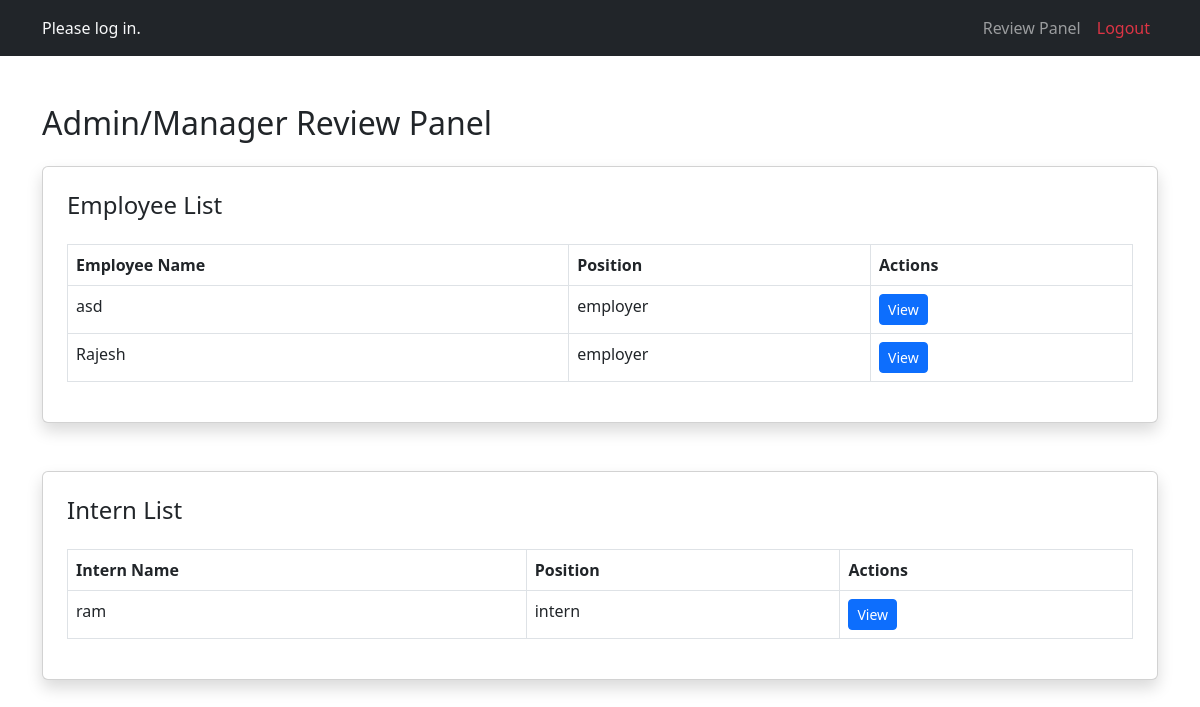
/manager_dashboard/, run on an earlier commit of the app's database.
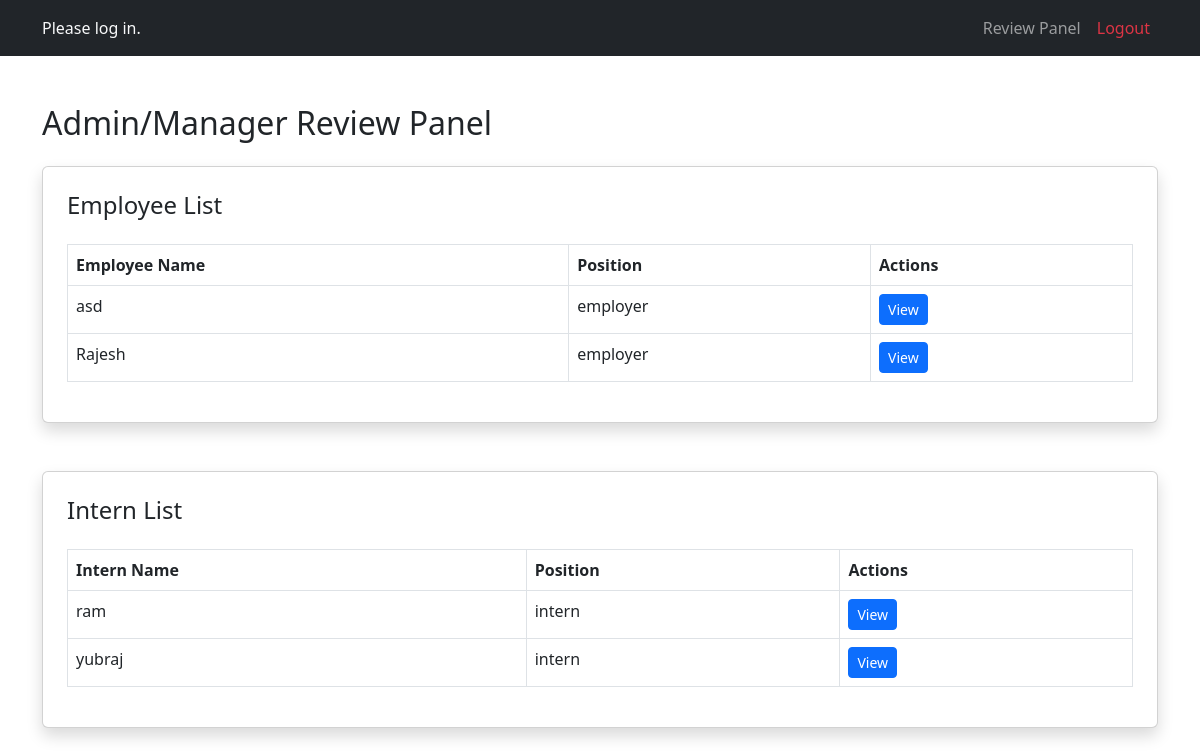
And on a later commit of the database.
### accounts/models.py (models this page shows, shortened)
class CustomUser(AbstractUser):
    user_type = models.CharField(max_length=10, choices=UserTypes.choices, default="")
    position = models.CharField(max_length=100, blank=True, null=True)

### accounts/views.py (the view)
# urls.py: path('manager_dashboard/', views.manager_dashboard, name="manager_dashboard"),
def manager_dashboard(request):
    employees = CustomUser.objects.filter(user_type=UserTypes.EMPLOYER)
    interns = CustomUser.objects.filter(user_type=UserTypes.INTERN)
    context = {
        'employees': employees,
        'interns': interns,
        'user': request.user
    }
    return render(request, "manager/manager_dashboard.html", context)

### templates/manager/manager_dashboard.html (shortened to what this page needs)
{% extends "extend/base.html" %}
{% load static %}
{% block content %}
    <div class="container my-5">
        <h2 class="mb-4">Admin/Manager Review Panel</h2>
        <div class="card p-4 shadow mb-5">
            <h4>Employee List</h4>
            <div class="table-responsive">
                <table class="table table-bordered mt-3">
                    <thead>
                        <tr>
                            <th>Employee Name</th>
                            <th>Position</th>
                            <th>Actions</th>
                        </tr>
                    </thead>
                    <tbody>
                        {% for employee in employees %}
                        <tr>
                            <td>{{employee.username}}</td>
                            <td>{{ employee.user_type }}</td>
                            <td>
                                <a href="{% url 'work_desc' employee.id %}"button class="btn btn-primary btn-sm">View</button></a>
                            </td>
                        </tr>
                        {% endfor %}
                    </tbody>
                </table>
            </div>
        </div>
        <div class="card p-4 shadow mb-5">
            <h4>Intern List</h4>
            <div class="table-responsive">
                <table class="table table-bordered mt-3">
                    <thead>
                        <tr>
                            <th>Intern Name</th>
                            <th>Position</th>
                            <th>Actions</th>
                        </tr>
                    </thead>
                    <tbody>
                        {% for intern in interns %}
                        <tr>
                            <td>{{intern.username}}</td>
                            <td>{{intern.user_type}}</td>
                            <td>
                                <a href="{% url 'work_desc' intern.id %}"><button class="btn btn-primary btn-sm">View</button></a>
                            </td>
                        </tr>
                        {% endfor %}
                    </tbody>
                </table>
            </div>
    </div>
</body>
</html>
{% endblock content %}

### templates/extend/base.html
{% include "include/header.html" %}
{% block content %}
{% endblock content %}

### templates/include/header.html (shortened to what this page needs)
<!DOCTYPE html>
{% load static %}
<html lang="en">
<head>
    <link href="https://cdn.jsdelivr.net/npm/bootstrap@5.3.0/dist/css/bootstrap.min.css" rel="stylesheet">
</head>
<body>
    <nav class="navbar navbar-expand-lg navbar-dark bg-dark">
        <div class="container text-light">
        {% if user.is_authenticated %}
            {{ user.user_type|upper }} PORTAL
        {% else %}
            Please log in.
        {% endif %}
            <div class="collapse navbar-collapse" id="navbarNav">
                <ul class="navbar-nav ms-auto">
                    <li class="nav-item"><a class="nav-link " href="#">Review Panel</a></li>
                    <li class="nav-item"><a class="nav-link text-danger" href="{% url 'logout' %}">Logout</a></li>
                </ul>
            </div>
        </div>
    </nav>

What changed in the data, as far as the page shows it:
added CustomUser: username "yubraj", user_type "intern", shown under "Intern List"
